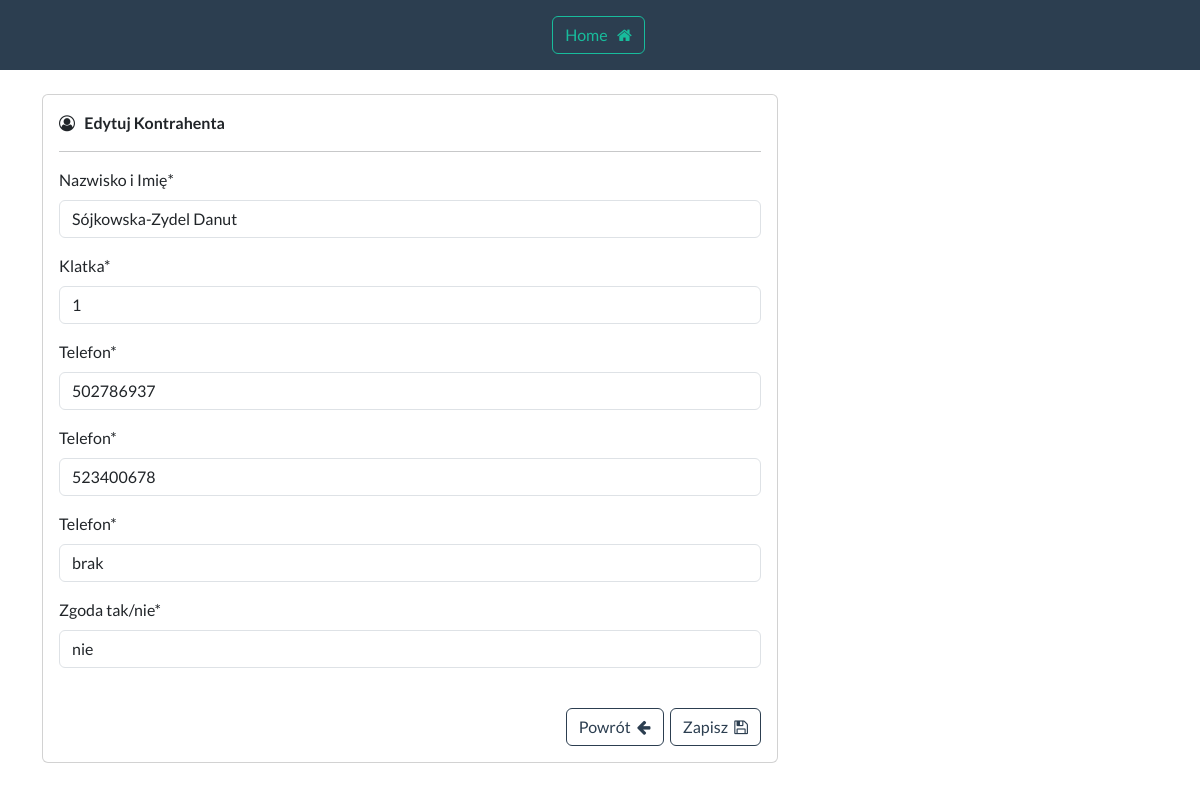
/telefony/update/70409 (signed in), run on the app's committed database.
### telefony/models.py (models this page shows, shortened)
class Mieszkaniec(models.Model):
    data_utworzenia = models.CharField(max_length=15, blank=True)
    indeks = models.CharField(max_length=7, blank=True)
    nazwa = models.CharField(max_length=255, blank=True)
    adres = models.CharField(max_length=255, blank=True)
    klatka = models.CharField(max_length=2, blank=True)
    telefon = models.CharField(max_length=20, blank=True)
    telefon2 = models.CharField(max_length=20, blank=True)
    telefon3 = models.CharField(max_length=20, blank=True)
    symbol_budynku = models.CharField(max_length=4, blank=True)
    tak = "tak"
    nie = "nie"
    zgoda_wybor = [
        (tak, "tak"),
        (nie, "nie")
    ]
    zgoda = models.CharField(
        max_length=3,
        choices=zgoda_wybor,
        default=tak,
    )
    ce = "CE"
    nw = "NW"
    ns = "NS"
    administracja_wybor = [
        (ns, "NS"),
        (nw, "NW"),
        (ce, "CE")
    ]
    administracja = models.CharField(
        max_length=2,
        choices=administracja_wybor,
        default=ce,
    )
    content = models.TextField(max_length=160, blank=True, null=True)
    phone = models.TextField(blank=True, null=True)

### telefony/views.py (the view)
# urls.py: path("update/<int:pk>", views.update_record, name="update_rss"),
@login_required(login_url="login")
def update_record(request, pk):
	record = Mieszkaniec.objects.get(id=pk)
	all_records = Mieszkaniec.objects.get(id=pk)
	form = UpdateRecordFormTelefony(instance=record)
	if request.method == 'POST':
		form = UpdateRecordFormTelefony(request.POST, instance=record)
		if form.is_valid():
			form.save()
			messages.success(request, "Zaktualizowano Kontrahenta")
			return redirect("dashboard_telefony")  # Redirect to dashboard_telefony after successful update
	return render(request, "telefony-update.html",
				  {"form": form, "record": record, "all_records": all_records})

### telefony/forms.py
class UpdateRecordFormTelefony(forms.ModelForm):
    nazwa = forms.CharField(label="Nazwisko i Imię", max_length=255)
    klatka = forms.CharField(label="Klatka",
                             max_length=2)
    telefon = forms.CharField(label="Telefon",
                              max_length=20, validators=[RegexValidator(r'^\d{9}$', message="Pole 'Telefon' musi zawierać dokładnie 9 cyfr.")])
    telefon2 = forms.CharField(label="Telefon", max_length=20)
    telefon3 = forms.CharField(label="Telefon", max_length=20)
    zgoda = forms.CharField(label="Zgoda tak/nie",
                            max_length=3)
    class Meta:
        model = Mieszkaniec
        fields = ["nazwa", "klatka", "telefon", "zgoda", "telefon2", "telefon3"]

### telefony/templates/telefony-update.html (shortened to what this page needs)
{% extends 'base-telefony.html' %}
{% load crispy_forms_tags %}
{% block content %}
    <div class="row">
        <div class="col-sm-8 mb-3 mb-sm-0">
            <div class="card">
                <div class="card-body">
                    <i class="fa fa-user-circle-o" aria-hidden="true"></i> &nbsp;
                    <strong>Edytuj Kontrahenta</strong>
                    <hr>
                    <form method="POST" autocomplete="off">
                        {{ form.nazwa|as_crispy_field }}
                        {{ form.klatka|as_crispy_field }}
                        {{ form.telefon|as_crispy_field }}
                        {{ form.telefon2|as_crispy_field }}
                        {{ form.telefon3|as_crispy_field }}
                        {{ form.zgoda|as_crispy_field }}
                        <br>
                        <div style="display: flex; justify-content: flex-end">
                            <a href="{% url 'dashboard_telefony' %}" class="btn btn-outline-primary">Powrót&nbsp;&nbsp;<i
                                    class="fa fa-arrow-left" aria-hidden="true"></i></a>&nbsp;&nbsp;
                            <button type="submit" class="btn btn-outline-primary">Zapisz&nbsp;&nbsp;<i
                                    class="fa fa-save" aria-hidden="true"></i></button>
                        </div>
                    </form>
                </div>
            </div>
        </div>
    </div>
{% endblock %}

### data on the page
Mieszkaniec: nazwa "Sójkowska-Zydel Danut", klatka "1", telefon "502786937", telefon2 "523400678", telefon3 "brak", zgoda "nie"
